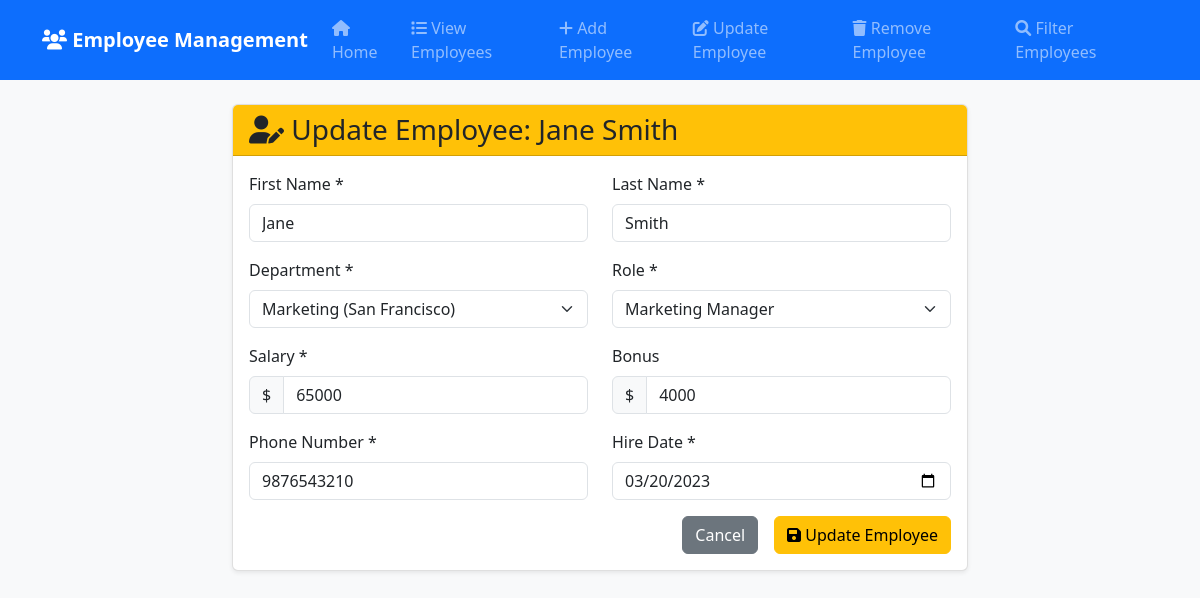
/update_emp/10, run on the app's committed database.
### emp_app/models.py (models this page shows, shortened)
class Employee(models.Model):
    first_name = models.CharField(max_length=100, null=False)
    last_name = models.CharField(max_length=100)
    dept = models.ForeignKey(Department, on_delete=models.CASCADE)
    salary = models.IntegerField(default=0)
    bonus = models.IntegerField(default=0)
    role = models.ForeignKey(Role, on_delete=models.CASCADE)
    phone = models.IntegerField(default=0)
    hire_date = models.DateField()

class Department(models.Model):
    name = models.CharField(max_length=100, null=False)
    location = models.CharField(max_length=100)

class Role(models.Model):
    name = models.CharField(max_length=100, null=False)

### emp_app/views.py (the view, shortened to what this page needs)
# urls.py: path('update_emp/', views.update_emp_list, name = 'update_emp_list'),  # List view
def update_emp(request, emp_id):
    employee = get_object_or_404(Employee, id=emp_id)
    return render(request, "update_emp.html", {'employee': employee, 'depts': Department.objects.all(), 'roles': Role.objects.all()})

### templates/update_emp.html (shortened to what this page needs)
{% extends 'base.html' %}
{% block content %}
<div class="row justify-content-center">
  <div class="col-md-8">
    <div class="card">
      <div class="card-header bg-warning text-dark">
        <h3 class="card-title mb-0"><i class="fas fa-user-edit"></i> Update Employee: {{ employee.first_name }} {{ employee.last_name }}</h3>
      </div>
      <div class="card-body">
        <form method="post" action="{% url 'update_emp' employee.id %}">
          <div class="row">
            <div class="col-md-6 mb-3">
              <label for="first_name" class="form-label">First Name *</label>
              <input type="text" class="form-control" id="first_name" name="first_name" value="{{ employee.first_name }}" required>
            </div>
            <div class="col-md-6 mb-3">
              <label for="last_name" class="form-label">Last Name *</label>
              <input type="text" class="form-control" id="last_name" name="last_name" value="{{ employee.last_name }}" required>
            </div>
          </div>
          <div class="row">
            <div class="col-md-6 mb-3">
              <label for="dept" class="form-label">Department *</label>
              <select class="form-select" id="dept" name="dept" required>
                {% for dept in depts %}
                <option value="{{ dept.id }}" {% if dept.id == employee.dept.id %}selected{% endif %}>{{ dept.name }} ({{ dept.location }})</option>
                {% endfor %}
              </select>
            </div>
            <div class="col-md-6 mb-3">
              <label for="role" class="form-label">Role *</label>
              <select class="form-select" id="role" name="role" required>
                {% for role in roles %}
                <option value="{{ role.id }}" {% if role.id == employee.role.id %}selected{% endif %}>{{ role.name }}</option>
                {% endfor %}
              </select>
            </div>
          </div>
          <div class="row">
            <div class="col-md-6 mb-3">
              <label for="salary" class="form-label">Salary *</label>
              <div class="input-group">
                <span class="input-group-text">$</span>
                <input type="number" class="form-control" id="salary" name="salary" value="{{ employee.salary }}" min="0" step="0.01" required>
              </div>
            </div>
            <div class="col-md-6 mb-3">
              <label for="bonus" class="form-label">Bonus</label>
              <div class="input-group">
                <span class="input-group-text">$</span>
                <input type="number" class="form-control" id="bonus" name="bonus" value="{{ employee.bonus }}" min="0" step="0.01">
              </div>
            </div>
          </div>
          <div class="row">
            <div class="col-md-6 mb-3">
              <label for="phone" class="form-label">Phone Number *</label>
              <input type="tel" class="form-control" id="phone" name="phone" value="{{ employee.phone }}" required>
            </div>
            <div class="col-md-6 mb-3">
              <label for="hire_date" class="form-label">Hire Date *</label>
              <input type="date" class="form-control" id="hire_date" name="hire_date" value="{{ employee.hire_date|date:'Y-m-d' }}" required>
            </div>
          </div>
          <div class="d-grid gap-2 d-md-flex justify-content-md-end">
            <a href="{% url 'all_emp' %}" class="btn btn-secondary me-md-2">Cancel</a>
            <button type="submit" class="btn btn-warning"><i class="fas fa-save"></i> Update Employee</button>
          </div>
        </form>
      </div>
    </div>
  </div>
</div>
{% endblock %}

### static/hello.css (style rules this page uses)
body { background-color: #f8f9fa; font-family: 'Segoe UI', Tahoma, Geneva, Verdana, sans-serif; }
.card { box-shadow: 0 0.125rem 0.25rem rgba(0, 0, 0, 0.075); border: 1px solid rgba(0, 0, 0, 0.125); transition: box-shadow 0.15s ease-in-out; }
.btn { border-radius: 0.375rem; }
.card-header { font-weight: 600; }

### data on the page
Employee: first_name "Jane", last_name "Smith", dept "Marketing (San Francisco)", role "Marketing Manager", salary "65000", bonus "4000", phone "9876543210", hire_date "03/20/2023"
